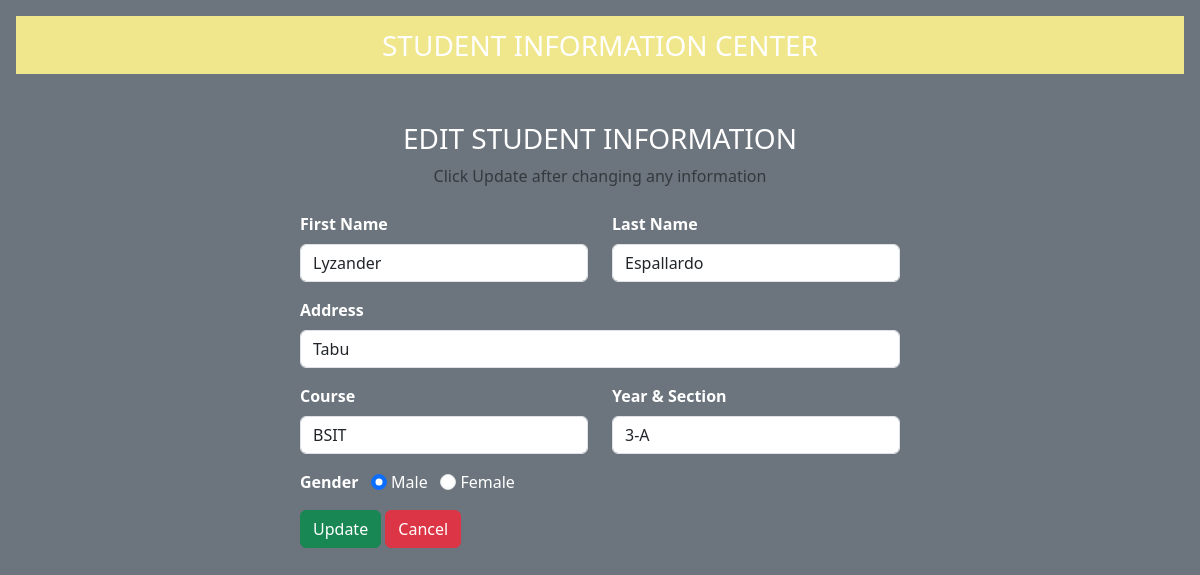
The page /student_info/edit.php?id=4 on the database its author committed.
### tables this page shows
CREATE TABLE `student` (
  `id` int(100) NOT NULL,
  `first_name` varchar(100) NOT NULL,
  `last_name` varchar(100) NOT NULL,
  `gender` varchar(100) NOT NULL,
  `address` varchar(255) NOT NULL,
  `course` varchar(255) NOT NULL,
  `year_section` varchar(100) NOT NULL
);

### student_info/edit.php (the view, shortened to what this page needs)
<?php
include "dbconn.php";
$id = $_GET['id'];
?>
<!DOCTYPE html>
<html lang="en">
<head>
   <link rel="stylesheet" href= "https://cdn.jsdelivr.net/npm/bootstrap@5.3.2/dist/css/bootstrap.min.css">
   <link rel="stylesheet" href="https://cdnjs.cloudflare.com/ajax/libs/font-awesome/6.5.1/css/all.min.css"
 />
</head>
<body class="text-bg-secondary p-3">
    <nav class="navbar navbar-light justify-content-center fs-3 mb-5" style="background-color: khaki ">
        STUDENT INFORMATION CENTER
    </nav>
    <div class="container">
        <div class="text-center mb-4">
            <h3>EDIT STUDENT INFORMATION</h3>
            <p class="text-muted">Click Update after changing any information</p>
        </div>
        <?php
        $sql = "SELECT * FROM student WHERE id = $id LIMIT 1";
        $result = mysqli_query($con, $sql);
        $row = mysqli_fetch_assoc($result);
        ?>
        <div class="container d-flex justify-content-center">
            <form action="" method="post" style="width:50vw; min-width:300px;">
                <div class="row mb-3">
                    <div class="col">
                        <label class="form-label"><b>First Name</b></label>
                        <input type="text" class="form-control" name="first_name"
                        value="<?php echo $row['first_name']?>">
                    </div>
                    <div class="col">
                        <label class="form-label"><b>Last Name</b></label>
                        <input type="text" class="form-control" name="last_name"
                        value="<?php echo $row['last_name']?>">
                    </div>
                </div>
                <div class="mb-3">
                        <label class="form-label"><b>Address</b></label>
                        <input type="text" class="form-control" name="address"
                        value="<?php echo $row['address']?>">
                </div>
                <div class="row mb-3">
                    <div class="col">
                        <label class="form-label"><b>Course</b></label>
                        <input type="text" class="form-control" name="course"
                        value="<?php echo $row['course']?>">
                    </div>
                    <div class="col">
                        <label class="form-label"><b>Year & Section</b></label>
                        <input type="text" class="form-control" name="year_section"
                        value="<?php echo $row['year_section']?>">
                    </div>
                </div>
                <div class="form-group mb-3">
                    <label><b>Gender</b></label> &nbsp;
                    <input type="radio" class="form-check-input" name="gender"
                   id="Male" value="Male" <?php echo ($row['gender']=='Male')?"checked":""; ?>>
                   <label for="Male" class="form-input-label">Male</label>
                   <input type="radio" class="form-check-input" name="gender"
                   id="Female" value="Female" <?php echo ($row['gender']=='Female')?"checked":""; ?>>
                   <label for="Female" class="form-input-label">Female</label>
                </div>
                <div>
                    <button type="submit" class="btn btn-success" name="submit">Update</button>
                    <a href="index.php" class="btn btn-danger">Cancel</a>
                </div>
            </form>
        </div>
    </div>
<link rel="stylesheet" href="https://cdn.jsdelivr.net/npm/bootstrap@5.3.2/dist/js/bootstrap.bundle.min.js">
</body>
</html>

### rows shown on the page
student: first_name "Lyzander", last_name "Espallardo", address "Tabu", course "BSIT", year_section "3-A", gender "☑ Male", gender "☐ Female"
